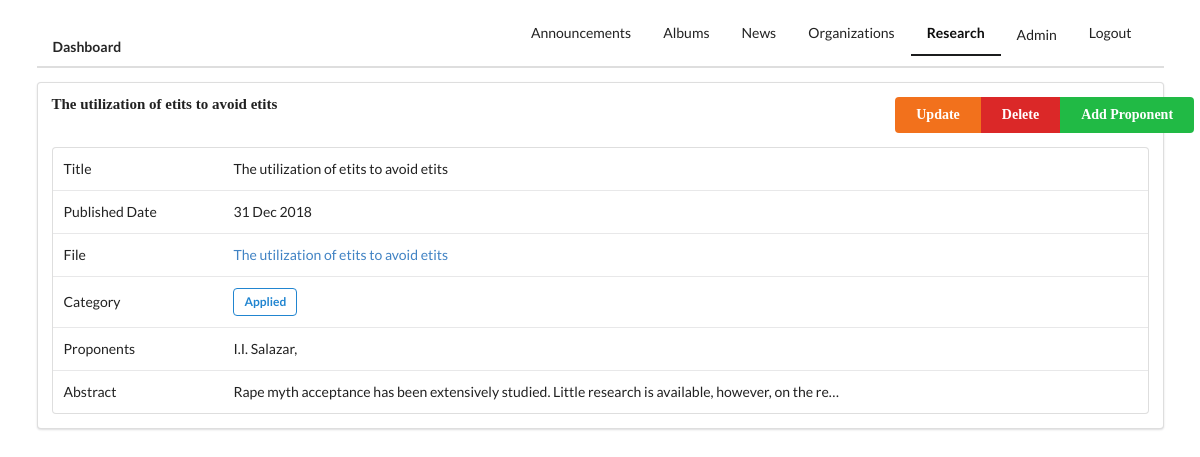
Screenshot of /staff/research/details/1/ (signed in) with the database file from the repository.
### staff/models.py (models this page shows, shortened)
class ResearchPaper(models.Model):
    CATEGORY_CHOICES = (
        ("Applied", "Applied Science"),
        ("Life", "Life Science")
    )
    Applied = "Applied"
    Life = "Life"
    title = models.TextField()
    abstract = models.TextField()
    published_date = models.DateTimeField(default=timezone.now)
    file = models.FileField(upload_to="research_papers/{}".format(str(title).lower()), validators=[FileExtensionValidator(['pdf'])],)
    category = models.CharField(choices=CATEGORY_CHOICES, max_length=50, default=None, blank=True, null=True)

class ResearchProponent(models.Model):
    research = models.ForeignKey(ResearchPaper, on_delete=models.CASCADE, related_name="proponents")
    first_name = models.CharField(max_length=100)
    middle_name = models.CharField(max_length=100)
    last_name = models.CharField(max_length=100)

### staff/views.py (the view)
# urls.py: path("research/details/<int:pk>/", views.ResearchDetailView.as_view(), name="research_detail"),
class ResearchDetailView(LoginRequiredMixin, DetailView):
    model = ResearchPaper
    context_object_name = 'research_paper'
    pk_url_kwarg = 'pk'

### templates/staff/researchpaper_detail.html (shortened to what this page needs)
{% extends 'staff/base_staff.html' %}
{% block research %}
  active
{% endblock %}
{% block main_content %}
<div class="ui container">
  <div class="ui segment">
    <div class="ui grid">
      <div class="row">
        <div class="left floated four wide column">
          <h4 class="ui header">
            {{ research_paper.title }}
          </h4>
        </div>
        <div class="right floated four wide column">
          <div class="ui buttons">
            <a href="{% url 'staff:update_research' pk=research_paper.pk %}" class="ui orange button">Update</a>
            <a href="{% url 'staff:delete_research' pk=research_paper.pk %}" class="ui red button">Delete</a>
            <a href="{% url 'staff:add_proponent_to_research' pk=research_paper.pk %}" class="ui green button">Add Proponent</a>
          </div>
        </div>
      </div>
    </div>
    <table class="ui table">
      <tbody>
        <tr>
          <td>
            Title
          </td>
          <td>
            {{ research_paper.title|truncatechars:50 }}
          </td>
        </tr>
        <tr>
          <td>
            Published Date
          </td>
          <td>
            {{ research_paper.published_date|date:"d M Y"}}
          </td>
        </tr>
        <tr>
          <td>
            File
          </td>
          <td>
            <a href="{{ research_paper.file.url }}">{{ research_paper.title }}</a>
          </td>
        </tr>
        <tr>
          <td>
            Category
          </td>
          <td>
            <div class="ui basic {% if research_paper.category == 'Applied'%}blue{%else%}green{% endif %} label">
              {{ research_paper.category }}
            </div>
          </td>
        </tr>
        <tr>
          <td>
            Proponents
          </td>
          <td>
            {% if research_paper.proponents.all %}
              {% for proponent in research_paper.proponents.all %}
                {{ proponent.first_name|slice:"1"}}.{{ proponent.middle_name|slice:"1"}}. {{ proponent.last_name }},
              {% empty %}
                No Proponents
              {% endfor %}
            {% else %}
            Error
            {%endif%}
          </td>
        </tr>
        <tr>
          <td>
            Abstract
          </td>
          <td>
            {{ research_paper.abstract|truncatechars:100 }}
          </td>
        </tr>
      </tbody>
    </table>
  </div>
</div>
{% endblock %}

### static/css/index.css (style rules this page uses)
.ui.header { font-family: Code Bold; }
.ui.button { font-family: Code Bold; font-weight: bold; }

### rows the page displays
ResearchPaper: title "The utilization of etits to avoid etits", published_date "31 Dec 2018", category "Applied", abstract "Rape myth acceptance has been extensively studied. Little research is available, however, on the re…"
ResearchProponent: first_name "I", middle_name "I", last_name "Salazar"
